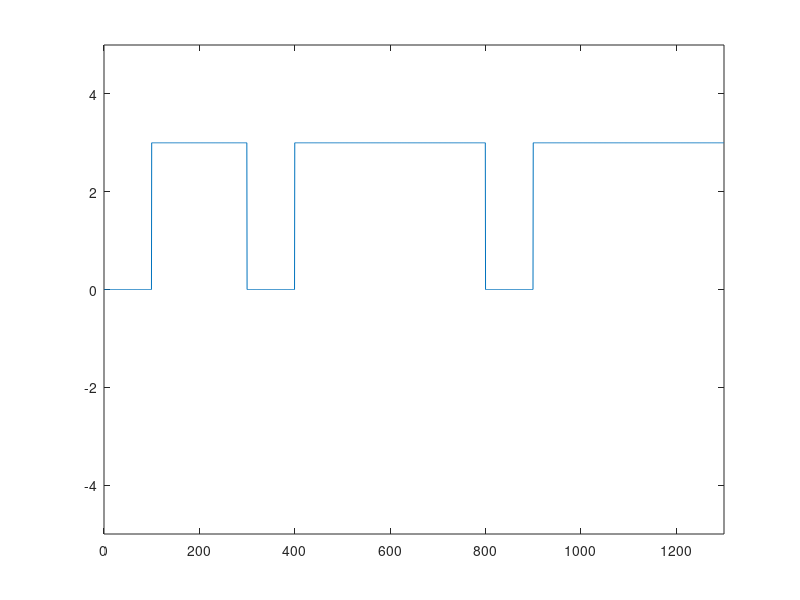

Recreate this plot in MATLAB.
clear all;
close all;
clc;

bits = [0 1 0 1 1 0 1 1 1 0 1 1 0];
bit_dur = 100;

T = length(bits)*bit_dur;
fs = 2;

t = 0:1/fs:T-(1/fs);

% assume upper voltage 3, mid  neutral and lower voltage -3
voltage = 3;
count = 0;
for i = 1:length(bits)
  if bits(i) == 0 && i == 1
    x((i-1)*fs*bit_dur+1:i*fs*bit_dur) = zeros(1, fs*bit_dur);
  elseif bits(i) == 1
    count = count + 1; 
    if mod(count,4) == 1 && count == 1
      x((i-1)*fs*bit_dur+1:i*fs*bit_dur) = ones(1, fs*bit_dur).*voltage;
    elseif mod(count,4) == 1
      x((i-1)*fs*bit_dur+1:i*fs*bit_dur) = ones(1, fs*bit_dur).*voltage;
    elseif mod(count,4) == 2
      x((i-1)*fs*bit_dur+1:i*fs*bit_dur) = zeros(1, fs*bit_dur).*voltage; 
    elseif mod(count,4) == 3
      x((i-1)*fs*bit_dur+1:i*fs*bit_dur) = ones(1, fs*bit_dur).*voltage;
    elseif mod(count,4) == 0
      x((i-1)*fs*bit_dur+1:i*fs*bit_dur) = ones(1, fs*bit_dur).*voltage;
    endif
  else
    x((i-1)*fs*bit_dur+1:i*fs*bit_dur) = ones(1, fs*bit_dur).*voltage;
  endif
endfor

plot(t, x);
ylim([-5,5]);
xlim([0,T]);
